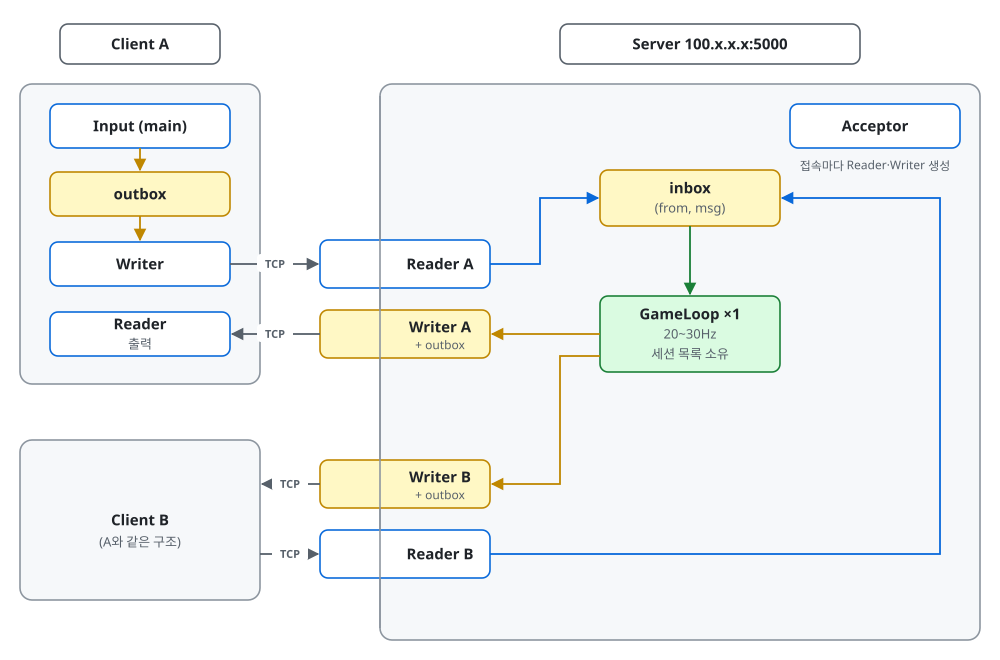

Python code for this plot:
"""v1 전체도. 실행하면 같은 디렉터리에 overview.svg를 만든다.

python docs/thread-diagram/v1/overview.py
"""

import sys
from pathlib import Path

HERE = Path(__file__).resolve().parent
sys.path.insert(0, str(HERE.parent))  # svg.py 위치
from svg import Diagram

d = Diagram(1000, 660)

# 제목
d.node(60, 24, 160, 40, "title", ["Client A"])
d.node(560, 24, 300, 40, "title", ["Server  100.x.x.x:5000"])

# 클라이언트 A
d.rect(20, 84, 240, 300, "process", r=12)
d.node(50, 104, 180, 44, "thread", ["Input (main)"])
d.node(50, 172, 180, 44, "queue", ["outbox"])
d.node(50, 242, 180, 44, "thread", ["Writer"])
d.node(50, 312, 180, 44, "thread", ["Reader", "출력"])
d.arrow([(140, 148), (140, 170)], "send")
d.arrow([(140, 216), (140, 240)], "send")

# 클라이언트 B
d.rect(20, 440, 240, 160, "process", r=12)
d.text(140, 520, "Client B", weight=600)
d.text(140, 542, "(A와 같은 구조)", size=13, weight=400, color="#57606a")

# 서버
d.rect(380, 84, 600, 556, "process", r=12)
d.node(790, 104, 170, 44, "thread", ["Acceptor"])
d.text(875, 166, "접속마다 Reader·Writer 생성", size=12, weight=400, color="#57606a")
d.node(600, 170, 180, 56, "queue", ["inbox", "(from, msg)"])
d.node(600, 296, 180, 76, "loop", ["GameLoop ×1", "20~30Hz", "세션 목록 소유"])

# 서버 테두리에 걸친 세션 스레드.
# 받는 길과 보내는 길이 교차하지 않게 A는 Reader/Writer, B는 Writer/Reader 순서
# Writer는 자기 outbox를 가지므로 노란 박스에 outbox를 함께 적는다
for y, kind, label in ((240, "thread", "Reader A"), (310, "queue", "Writer A"),
                       (460, "queue", "Writer B"), (530, "thread", "Reader B")):
    d.rect(320, y, 170, 48, kind)
    if kind == "queue":
        d.text(440, y + 17, label, weight=600)
        d.text(440, y + 35, "+ outbox", size=12, weight=400, color="#57606a")
    else:
        d.text(440, y + 24, label, weight=600)
d.line(380, 96, 380, 628)  # 테두리를 박스 위로 다시 그어 "걸친" 모양을 만든다

# TCP
d.arrow([(230, 264), (318, 264)], "tcp", "TCP", (275, 264))
d.arrow([(320, 334), (232, 334)], "tcp", "TCP", (275, 334))
d.arrow([(320, 484), (262, 484)], "tcp", "TCP", (290, 484))
d.arrow([(260, 554), (318, 554)], "tcp", "TCP", (290, 554))

# 받는 길: Reader -> inbox
d.arrow([(490, 264), (540, 264), (540, 198), (598, 198)], "recv")
d.arrow([(490, 554), (940, 554), (940, 198), (782, 198)], "recv")
# 큐 -> GameLoop
d.arrow([(690, 226), (690, 294)], "loop")
# 보내는 길: GameLoop -> outbox -> Writer
d.arrow([(600, 334), (492, 334)], "send")
d.arrow([(600, 356), (560, 356), (560, 484), (492, 484)], "send")

d.save(HERE / "overview.svg")
